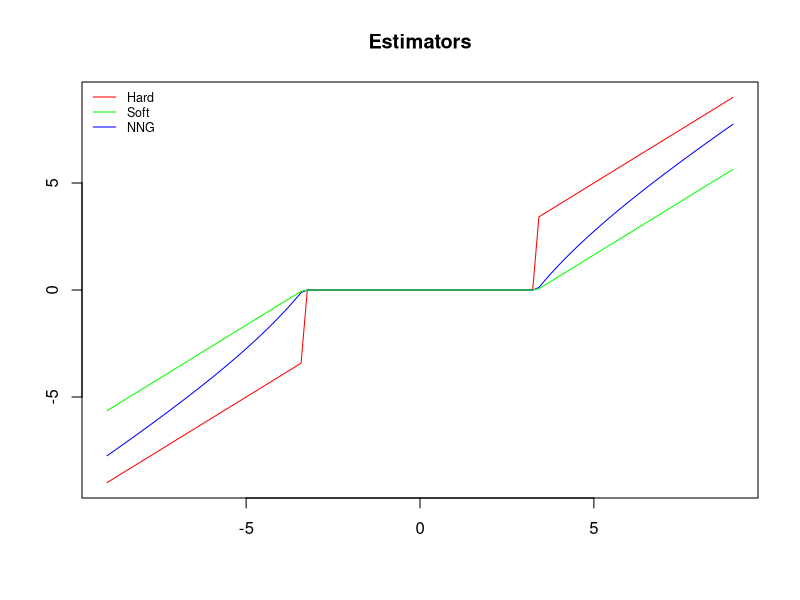
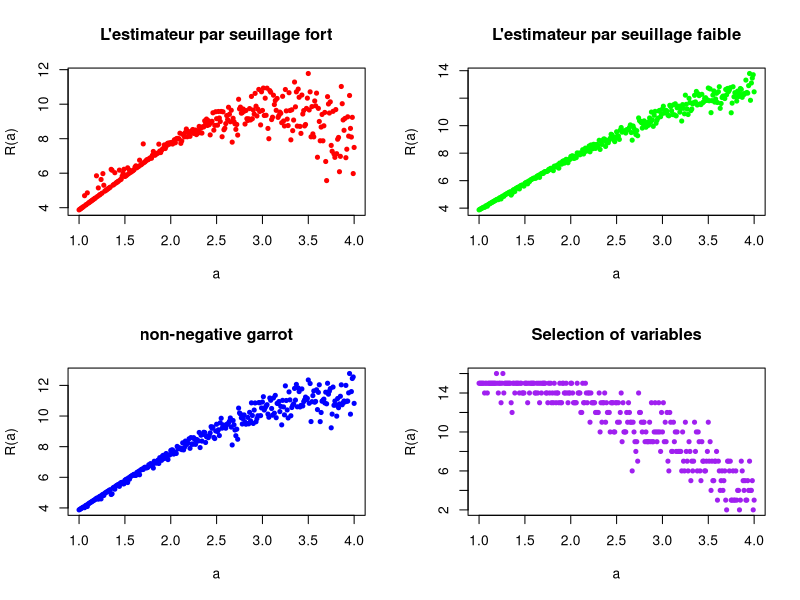
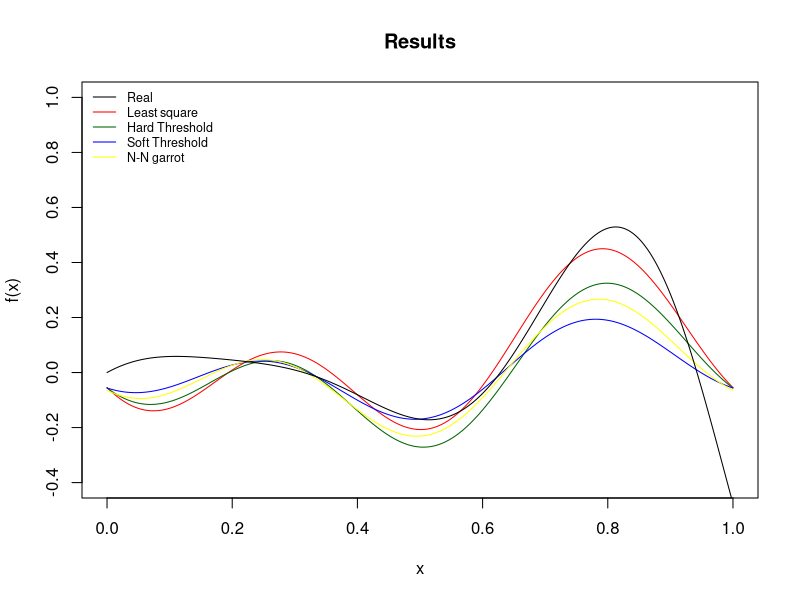

Reproduce these figures in R, in order.
## ---- chunk 1
sigma <- 0.2
M = 50
beta = 0.3
n = 100
tau = sqrt(2 * log(M, base = 2))
# to simulate y
simulateMyEtaKsi <- function(M, beta){
  tmp = sample(1:M, floor(M ^ (1 - beta)), replace = FALSE)
  ksi = rnorm(M, 0, 1)
  eta = rep(0, times = M)
  eta[tmp] = 1
  return(list(eta, ksi))
  }

simulateMyVariable <- function(M, beta, alpha){
  tmp = sample(1:M, floor(M ^ (1 - beta)), replace = FALSE)
  ksi = rnorm(M, 0, 1)
  eta = rep(0, times = M)
  eta[tmp] = 1
  y = alpha * eta + ksi
  return(list(y, eta))
  }


myFirstEstimateur <- function(M, tau, y){
  coeff = rep(0, times = M)
  coeff[abs(y) > tau] = 1
  return(y * coeff)
}


mySecondEstimateur <- function(M, tau, y){
  coeff <- 1 - tau / abs(y)
  coeff[coeff < 0] = 0
  return(y * coeff)
}


myThirdEstimateur <- function(M, tau, y){
  coeff <- 1 - tau ^ 2 / y ^ 2
  coeff[coeff < 0] = 0
  return(y * coeff)
}

myFourthEstimateur <- function(M, tau, y){
  coeff = rep(0, times = M)
  coeff[abs(y) >= tau] = 1
  return(coeff)
}

myRisqueFunction <- function(a, thetahat, eta){
  return(norm(thetahat - a * eta, type = '2'))
}

mySecondRisqueFunction <- function(etahat, eta){
  tmp = abs(etahat - eta)
  return(sum(tmp))
}

phiBasis <- function(j, x){
    if(j == 1)
      return(rep(1, times = length(x)))
    if(j %% 2 == 0){
      return(sqrt(2) * cos(2 * pi * (j / 2) * x))
    } else {
      return(sqrt(2) * sin(2 * pi * ((j - 1) / 2) * x))
    }
}

computeZ <- function(N, X){
  Z <- matrix(0, n, N)
  for(j in 1:N){
    Z[, j] <- phiBasis(j, X)
  }
  return(Z)
}

myFunction <- function(x){
return(((x ^ 2) * (2 ^ (x - 1)) - (x - 0.5) ^ 3 ) * sin(10 * x))
}

## ---- chunk 2
hardTh <- function(x){ x * ifelse((abs(x) > tau), 1, 0) }
softTh <- function(x){ x * ifelse((1-tau/abs(x)) > 0, 1-tau/abs(x), 0)  }
ng <- function(x){ x * ifelse((1 - (tau^2) / (x^2)) > 0, 1 - (tau^2) / (x^2), 0)}
plot(hardTh, -9, 9, main='Estimators', col='red', ylab='', xlab='')
curve(ng, add=TRUE, col='blue')
curve(softTh, add=TRUE, col='green')
legend('topleft', c('Hard', 'Soft', 'NNG') , lty=1, col=c('red', 'green', 'blue'), bty='n', cex=.75)
## ---- chunk 3
a <- seq(1, 4, by = 0.01)
T <- length(a)
Rs1 <- c()
Rs2 <- c()
Rs3 <- c()
Rs4 <- c()
#tmp <- simulateMyEtaKsi(M, beta)
#eta <- unlist(tmp[1], use.names = FALSE)
#ksi <- unlist(tmp[2], use.names = FALSE)
for(i in 1:T){
  #y <- a[i] * eta + ksi
  tmp <- simulateMyVariable(M, beta, a[i])
  y <- unlist(tmp[1], use.names = FALSE)
  eta <- unlist(tmp[2], use.names = FALSE)
  thetahat1 <- myFirstEstimateur(M, tau, y)
  Rs1[i] <- myRisqueFunction(a[i], thetahat1, eta)
  thetahat2 <- mySecondEstimateur(M, tau, y)
  Rs2[i] <- myRisqueFunction(a[i], thetahat2, eta)
  thetahat3 <- myThirdEstimateur(M, tau, y)
  Rs3[i] <- myRisqueFunction(a[i], thetahat3, eta)
  etahat <- myFourthEstimateur(M, tau, y)
  Rs4[i] <- mySecondRisqueFunction(etahat, eta)
  }

par(mfrow = c(2, 2))
plot(a, Rs1, main = 'L\'estimateur par seuillage fort' ,xlab="a", ylab="R(a)", col = 'red', pch=20)
plot(a, Rs2, main = 'L\'estimateur par seuillage faible', xlab="a", ylab="R(a)", col = 'green', pch=20)
plot(a, Rs3, main = 'non-negative garrot' , xlab="a", ylab="R(a)", col = 'blue', pch=20)
plot(a, Rs4, main = 'Selection of variables' , xlab="a", ylab="R(a)", col = 'purple', pch=20)
## ---- chunk 4
X <- runif(n)
ksi2 <- rnorm(n, 0, 1)
Y <- myFunction(X) + sigma * ksi2
N = 5
# Y = Xmatr * theta + ksi
Xmatr <- computeZ(N, X)
m1 <- lm(Y ~ Xmatr - 1)
# z = 1/n X^t Y = theta + psi
z <- (1/n) * t(Xmatr) %*% Y
est1 <- myFirstEstimateur(M = N, tau = sigma * sqrt(2 * log(N) / n), y = z)
est2 <- mySecondEstimateur(M = N, tau = sigma * sqrt(2 * log(N) / n), y = z)
est3 <- myThirdEstimateur(M = N, tau = sigma * sqrt(2 * log(N) / n), y = z)
# par(mfrow = c(2, 2))
# qqnorm(resid(m1), main = 'Linear regression')
# qqnorm(Y - Xmatr %*% est1, main = 'L\'estimateur par seuillage fort')
# qqnorm(Y - Xmatr %*% est2, main = 'L\'estimateur par seuillage faible')
# qqnorm(Y - Xmatr %*% est3, main = 'non-negative garrot')
## ---- chunk 5
# par(mfrow = c(2, 2))
# plot(fitted(m1), residuals(m1),
#  xlab="Predicted scores", ylab="Residuals", main = 'Linear regression')
# plot(Xmatr %*% est1, Y - Xmatr %*% est1,
#  xlab="Predicted scores", ylab="Residuals", main = 'L\'estimateur par seuillage fort')
# plot(Xmatr %*% est2, Y - Xmatr %*% est2,
#  xlab="Predicted scores", ylab="Residuals", main = 'L\'estimateur par seuillage faible')
# plot(Xmatr %*% est3, Y - Xmatr %*% est3,
#  xlab="Predicted scores", ylab="Residuals", main = 'non-negative garrot')

## ---- chunk 6
net <- seq(0, 1, by = 0.001)
giveMeFunction <- function(beta){
  fhat2 <- rep(0, times = length(net))
  for(i in 1:length(net)){
      for(j in 1:N){
        fhat2[i] <- fhat2[i] + beta[j] * phiBasis(j, net[i])
      }
  }
  return(fhat2)
}
par(mfrow = c(1, 1))
plot(net, giveMeFunction(m1$coefficients), main = 'Results', type = "l", col = 'red', xlab="x", ylab="f(x)", ylim = c(-0.4, 1), xlim = c(0, 1))
lines(net, giveMeFunction(est1), type = "l", col = 'darkgreen')
lines(net, giveMeFunction(est2), type = "l", col = 'blue')
lines(net, giveMeFunction(est3), type = "l", col = 'yellow')
curve((x ^ 2 * 2 ^ (x - 1) - (x - 0.5) ^ 3 ) * sin(10 * x), 0, 1, n = 500, add = TRUE, col = 'black')
legend('topleft', c('Real', 'Least square', 'Hard Threshold', 'Soft Threshold', 'N-N garrot') , lty=1, col=c('black','red','darkgreen','blue', 'yellow'), bty='n', cex=.75)
